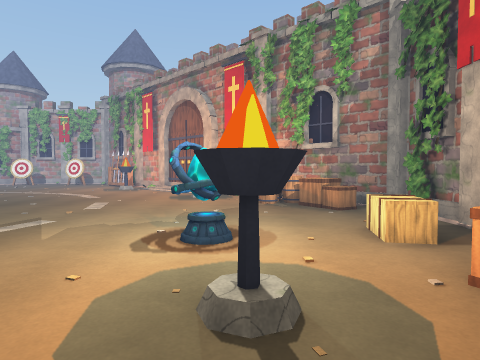
[1] (above)

14 first-person views from a walk through a 3-D level made in the Unity game engine. The camera is 1.3 m above the floor, tilts 2° down and sees 75° across. The floor is counted in squares, 2 m on a side. Each view is taken from the middle of a square. On the plan, view 1 faces up. The plan holds only what a view shows up to about 10 squares ahead; the rest is blank. The place goes on beyond the plan. The player character is not drawn.

[2]
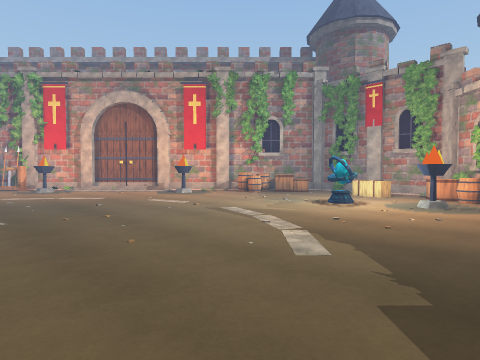

[3]
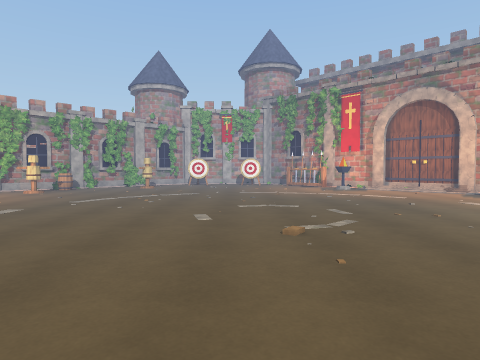

[4]
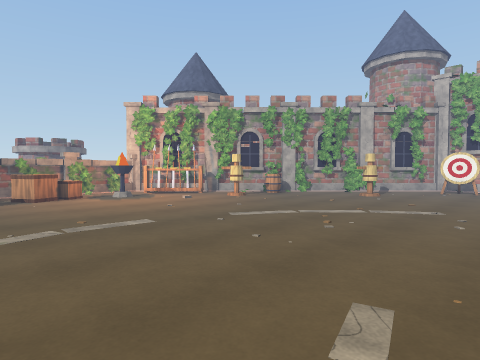

[5]
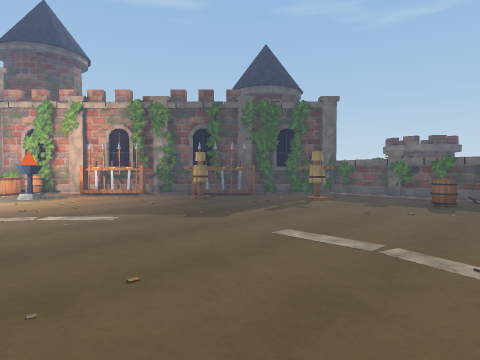

[6]
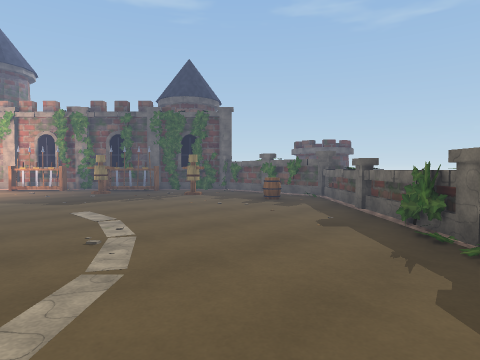

[7]
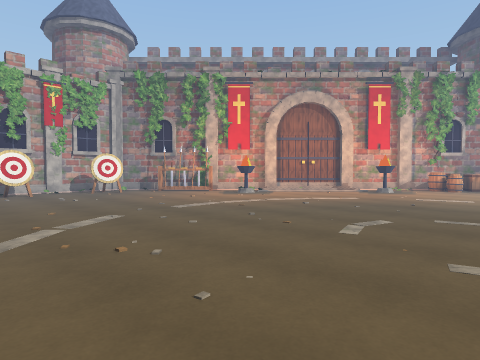

[8]
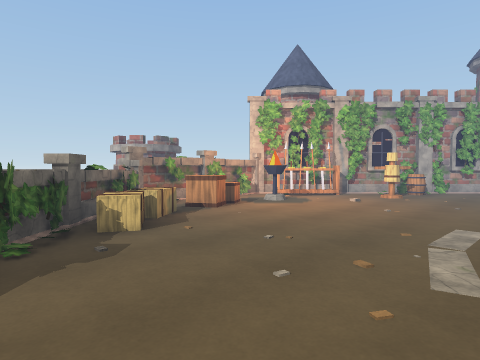

[9]
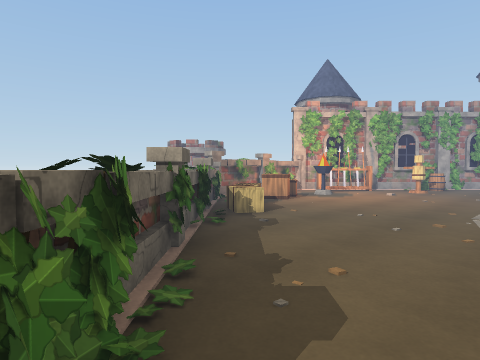

[10]
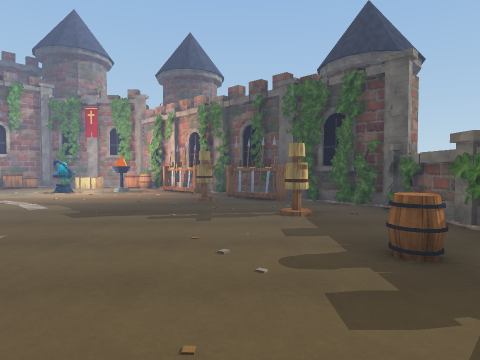

[11]
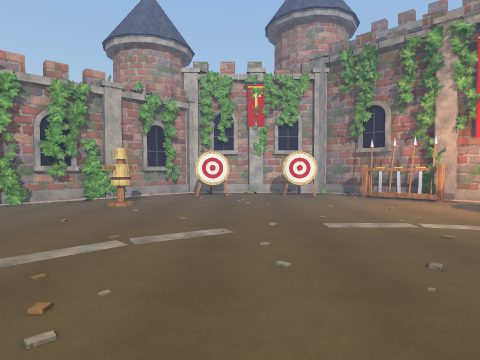

[12]
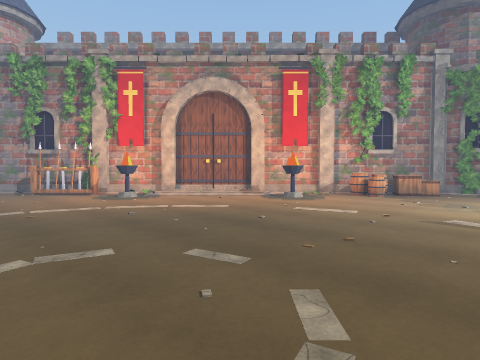

[13]
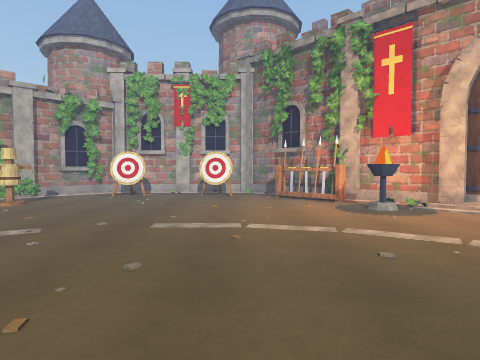

[14]
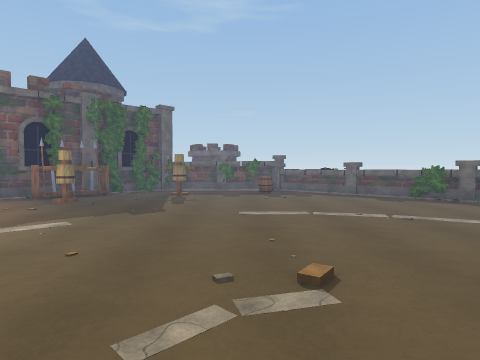

### Floor plan
Key: @ floor where view 1 was taken; # wall or solid block; x gap in a wall; . floor; / step, stairs or slope; = window, fence, low wall or low ledge; ^ raised ledge; O other object.
Columns run from 16 left of view 1 to 3 right of it. Each row starts with its distance up from view 1.
 14       ######
 13      ###.//##
 12     ##...../##
 11    ##.#...../##
 10   ##........#/##
  9  ##.........../##
  8 ##.#.........../##
  7 #..............#.##
  6 #................^##
  5 #x^...............##
  4 #.#................#
  3  ^^=............O.^#
  2   ^...............##
  1    ^............####
  0     ^...........@##
 -1      ^........#.##
 -2      ^^........##
 -3       ^^......##
 -4        ^^....##
 -5         ^#####

Where each view was taken, in squares from view 1:
view 1: 0 up, 0 right, facing up
view 2: 0 up, 6 left, facing up-right
view 3: 0 up, 7 left, facing up
view 4: 3 up, 7 left, facing up-left
view 5: 3 up, 8 left, facing down-right
view 6: 2 up, 11 left, facing down-right
view 7: 4 up, 10 left, facing up-right
view 8: 1 up, 10 left, facing up-left
view 9: 1 down, 10 left, facing up-left
view 10: 2 down, 9 left, facing right
view 11: 5 up, 8 left, facing up
view 12: 3 up, 7 left, facing up-right
view 13: 5 up, 6 left, facing up
view 14: 5 up, 6 left, facing down
